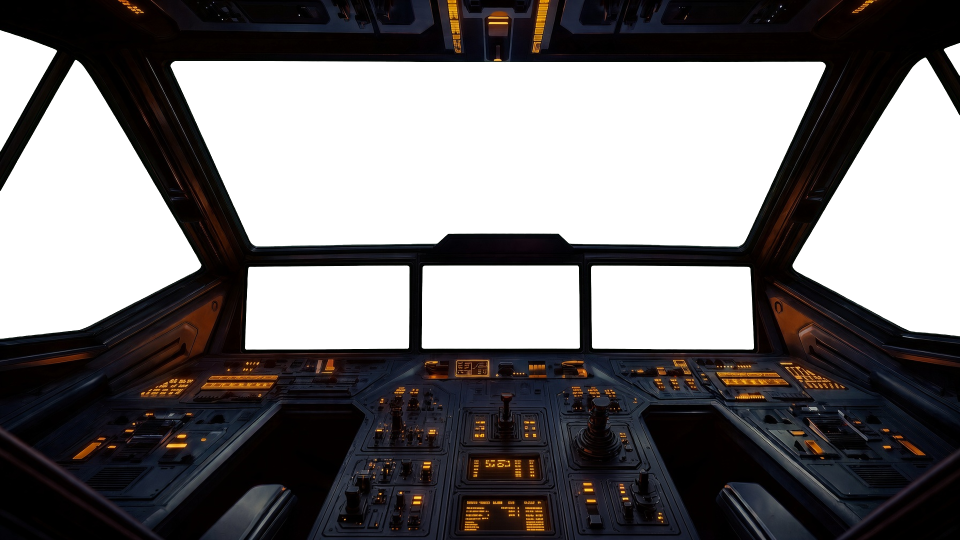
#> input picture starship-cockpit/pages/cockpit.png, 1920 x 1080 px, found by its file name (shown at 1/2 size)
$ python masks2.py
#> lines starting #> are read from the running program, lines starting #| are printed output that depends on the picture; after the words box and inside, x2 and y2 are one past the last pixel; in counts of white or black regions, pixels touching at a corner belong together; long printed decimals are rounded
# Specific reflection masks (round 4), from the keyed cockpit:
#  m-ledge, m-sill, m-seat: the few smooth surfaces that face the windows and mirror them (the ledge
#             under the monitors, the side sills, the seat bolsters), with a fresnel ramp
#  m-edge:    the bevels of the window frames, which catch light bleeding from the glass
#  m-glass:   the glass itself, which faintly mirrors the lit interior (monitors, holograms)
import sys,numpy as np
from scipy import ndimage as nd
from PIL import Image,ImageDraw
D=sys.argv[1] if len(sys.argv)>1 else 'pages'
im=np.asarray(Image.open(f'{D}/cockpit.png')).astype(np.float32)/255
rgb,a=im[...,:3],im[...,3];H,W=a.shape;yy,xx=np.mgrid[0:H,0:W]
#> after `H, W = a.shape`: H = 1080; W = 1920
win=np.asarray(Image.open(f'{D}/m-window.png')).astype(np.float32)/255
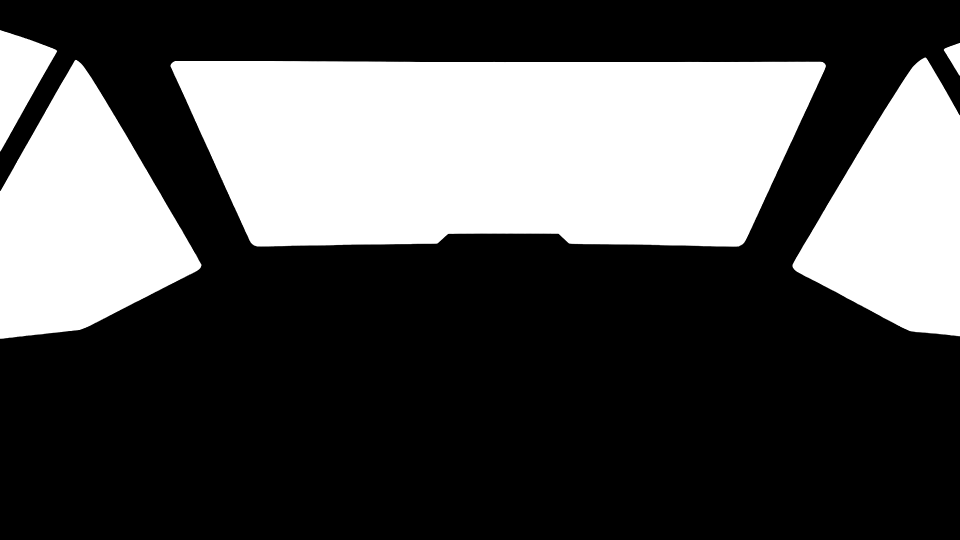
#> input picture starship-cockpit/pages/m-window.png, 1920 x 1080 px, found by its file name (shown at 1/2 size)
lum=rgb@np.array([.3,.59,.11],np.float32)
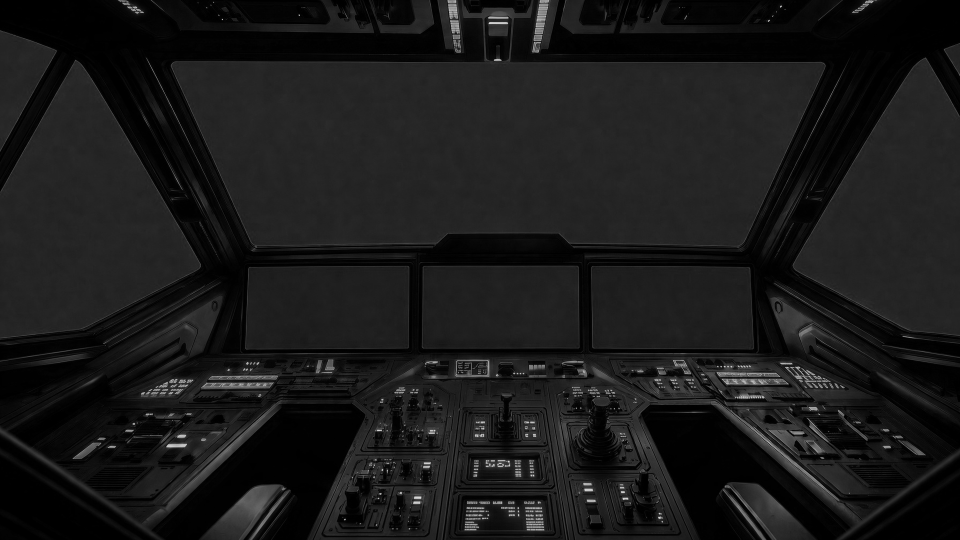
#> lum: shape (1080, 1920) float32 (shown at 1/2 size); min 0, max 1, mean 0.102
m=nd.uniform_filter(lum,7);v=np.sqrt(np.clip(nd.uniform_filter(lum*lum,7)-m*m,0,None))
smooth=np.clip(1-v/.06,0,1)
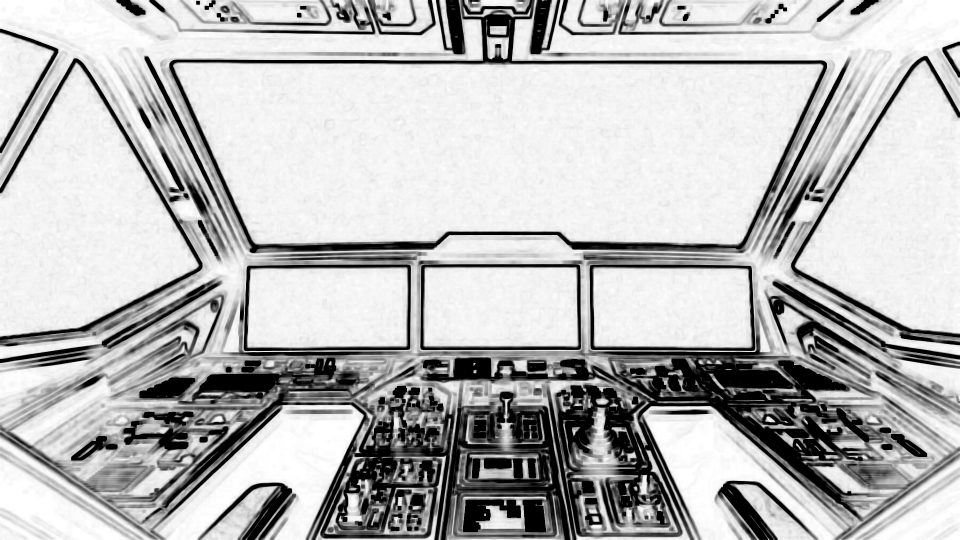
#> smooth: shape (1080, 1920) float32 (shown at 1/2 size); min 0, max 1, mean 0.726
sat=rgb.max(-1)-rgb.min(-1);light=np.clip((lum-.28)/.25,0,1)*np.clip((sat-.15)/.2,0,1)
def poly(pts,k,blur=6):
  c=Image.new('L',(W,H),0);ImageDraw.Draw(c).polygon(pts,fill=255);return nd.gaussian_filter(np.asarray(c,np.float32)/255,blur)*k
base=a*(1-light)*(.35+.65*smooth)*np.clip(1.2-lum*2.5,0,1)
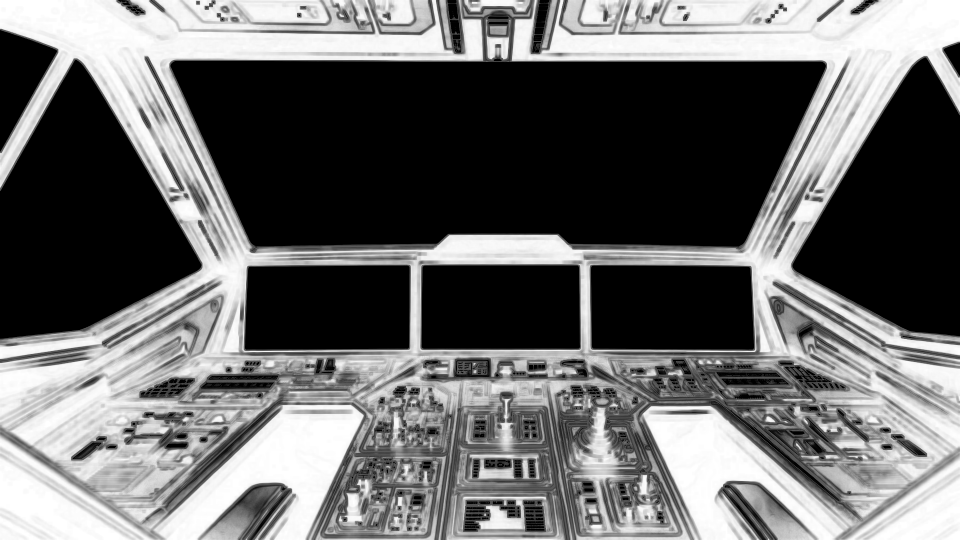
#> base: shape (1080, 1920) float32 (shown at 1/2 size); min 0, max 1, mean 0.416
#> in poly, `c = Image.new('L', (W, H), 0)`: c: PIL image 1920x1080 L; every value is 0
#> in poly, `ImageDraw.Draw(c).polygon(pts, fill=255)`:
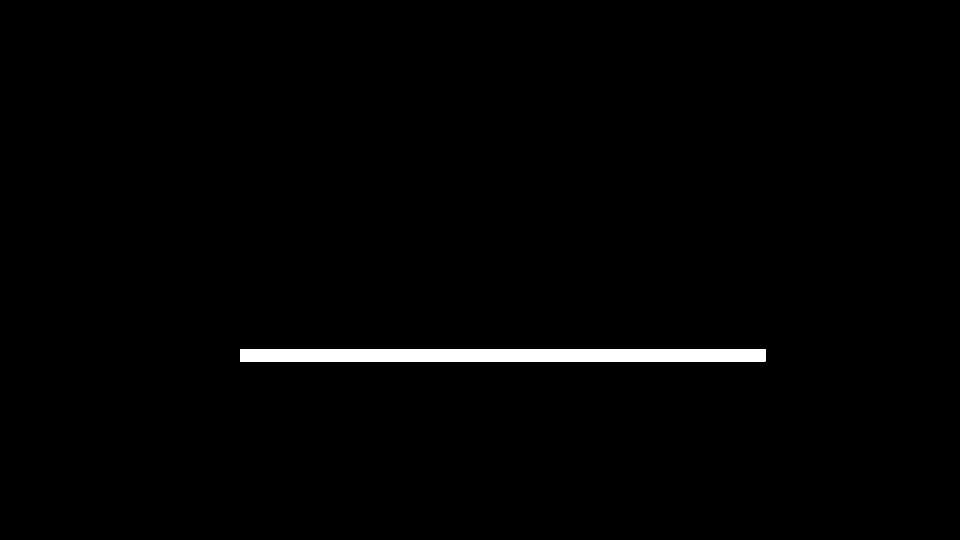
#> c: PIL image 1920x1080 L (shown at 1/2 size); 1.3% white; 1 white region, box (x1, y1, x2, y2) and area: (480, 698, 1531, 723) 26275
#> in poly (call 2), `ImageDraw.Draw(c).polygon(pts, fill=255)`: c: PIL image 1920x1080 L; 3.1% white; 1 white region, box (x1, y1, x2, y2) and area: (560, 722, 1361, 801) 63279
def surf(name,parts,top):
#> called with name = 'ledge', top = 698
  reg=np.maximum.reduce(parts)
  fres=np.clip(1-(yy-top)/260,.4,1)  # strongest at the surface's far edge, nearest the glass
  c=nd.gaussian_filter(reg*fres*base,1)
#> c: shape (1080, 1920) float64
  c=np.clip(c/max(np.percentile(c[c>.02],90),1e-3),0,1)   # full strength on the surface itself
  Image.fromarray((c*255).astype(np.uint8),'L').save(f'{D}/m-{name}.png');return c
surf('ledge',[poly([(480,698),(1530,698),(1530,722),(480,722)],1.0,3),poly([(560,722),(1360,722),(1360,800),(560,800)],.22)],698)
surf('sill',[poly([(0,700),(470,628),(600,690),(600,720),(0,820)],.7),poly([(1920,700),(1450,628),(1320,690),(1320,720),(1920,820)],.7)],640)
#> in poly (call 3), `ImageDraw.Draw(c).polygon(pts, fill=255)`: c: PIL image 1920x1080 L; 3.1% white; 1 white region, box (x1, y1, x2, y2) and area: (0, 628, 601, 821) 64442
#> in poly (call 4), `ImageDraw.Draw(c).polygon(pts, fill=255)`: c: PIL image 1920x1080 L; 3.1% white; 1 white region, box (x1, y1, x2, y2) and area: (1320, 628, 1920, 820) 64321
con=surf('seat',[poly([(400,990),(600,960),(600,1080),(380,1080)],.8),poly([(1320,960),(1520,990),(1540,1080),(1320,1080)],.8)],960)
#> in poly (call 5), `ImageDraw.Draw(c).polygon(pts, fill=255)`: c: PIL image 1920x1080 L; 1.1% white; 1 white region, box (x1, y1, x2, y2) and area: (380, 960, 601, 1080) 21910
#> in poly (call 6), `ImageDraw.Draw(c).polygon(pts, fill=255)`: c: PIL image 1920x1080 L; 1.1% white; 1 white region, box (x1, y1, x2, y2) and area: (1320, 960, 1541, 1080) 21910

# frame bevels: opaque pixels 2-16 px from the glass, brightest right at the edge
dist=nd.distance_transform_edt(win<.5)
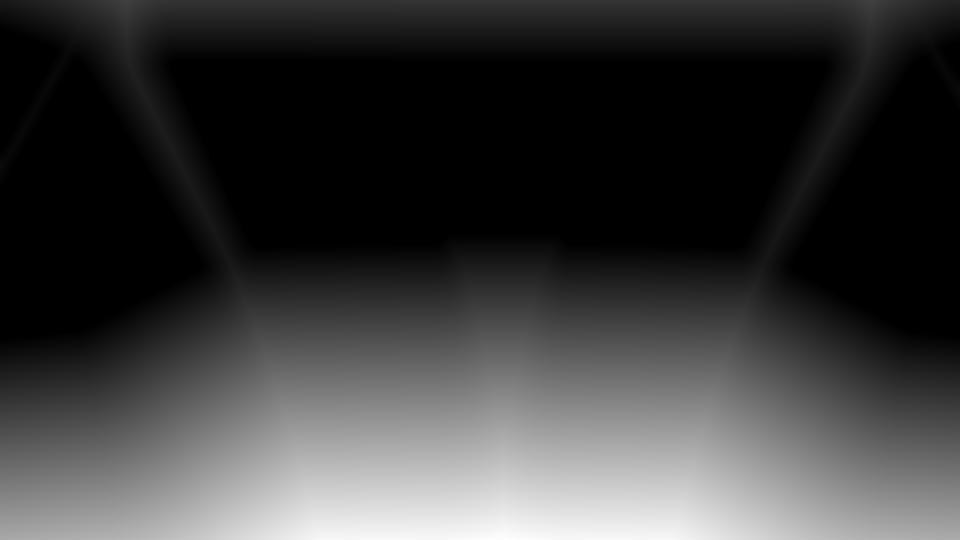
#> dist: shape (1080, 1920) float64 (shown at 1/2 size); min 0, max 607.3, mean 140.5; drawn with min black and max white
edge=np.clip(1-(dist-2)/14,0,1)*(dist>1)*a*(1-light)
Image.fromarray((np.clip(edge,0,1)*255).astype(np.uint8),'L').save(f'{D}/m-edge.png')
# glass: the windows, stronger low and toward the sides (fresnel), with faint smudges
smudge=nd.gaussian_filter(np.random.default_rng(3).random((H,W)).astype(np.float32),40);smudge=(smudge-smudge.mean())/smudge.std()
gl=win*np.clip(.25+.75*np.clip((yy-120)/380,0,None)**1.5+.5*np.abs(xx-960)/960,0,1)*np.clip(1+.1*smudge,0,1.4)
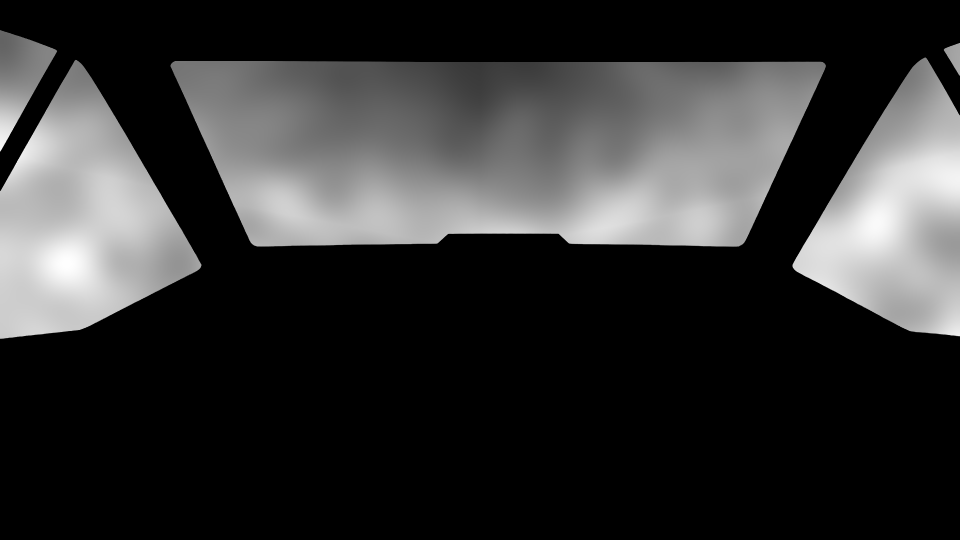
#> gl: shape (1080, 1920) float64 (shown at 1/2 size); min 0, max 1.27, mean 0.256; drawn with min black and max white
Image.fromarray((np.clip(gl/1.2,0,1)*255).astype(np.uint8),'L').save(f'{D}/m-glass.png')
print(con.mean(),edge.mean(),gl.mean())
#| 0.01357 0.02197 0.2563
